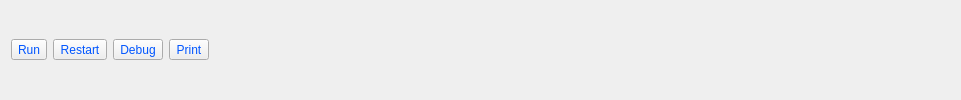
       <widget class="QWidget" name="tab_6">
        <attribute name="title">
         <string>Python 输入控制台</string>
        </attribute>
        <attribute name="toolTip">
         <string>&lt;!DOCTYPE HTML PUBLIC &quot;-//W3C//DTD HTML 4.0//EN&quot; &quot;http://www.w3.org/TR/REC-html40/strict.dtd&quot;&gt;
&lt;html&gt;&lt;head&gt;&lt;meta name=&quot;qrichtext&quot; content=&quot;1&quot; /&gt;&lt;style type=&quot;text/css&quot;&gt;
p, li { white-space: pre-wrap; }
&lt;/style&gt;&lt;/head&gt;&lt;body style=&quot; font-family:'SimSun'; font-size:9pt; font-weight:400; font-style:normal;&quot;&gt;
&lt;p style=&quot; margin-top:0px; margin-bottom:0px; margin-left:0px; margin-right:0px; -qt-block-indent:0; text-indent:0px;&quot;&gt;Python 控制台&lt;/p&gt;&lt;/body&gt;&lt;/html&gt;</string>
        </attribute>
        <layout class="QVBoxLayout" name="verticalLayout_6">
         <item>
          <layout class="QHBoxLayout" name="horizontalLayout_3">
           <item>
            <widget class="QToolButton" name="toolButton">
             <property name="toolTip">
              <string>Run</string>
             </property>
             <property name="styleSheet">
              <string notr="true">color: rgb(0, 85, 255);
font: 75 10pt &quot;Candara&quot;;</string>
             </property>
             <property name="text">
              <string>Run</string>
             </property>
             <property name="icon">
              <iconset>
               <normalon>:/ProjectImages/201211.ico</normalon>
              </iconset>
             </property>
             <property name="popupMode">
              <enum>QToolButton::InstantPopup</enum>
             </property>
             <property name="toolButtonStyle">
              <enum>Qt::ToolButtonIconOnly</enum>
             </property>
             <property name="autoRaise">
              <bool>false</bool>
             </property>
            </widget>
           </item>
           <item>
            <widget class="QToolButton" name="toolButton_2">
             <property name="toolTip">
              <string>Refresh</string>
             </property>
             <property name="styleSheet">
              <string notr="true">color: rgb(0, 85, 255);
font: 75 10pt &quot;Candara&quot;;</string>
             </property>
             <property name="text">
              <string>Restart</string>
             </property>
             <property name="icon">
              <iconset>
               <normalon>:/ProjectImages/refresh.png</normalon>
              </iconset>
             </property>
            </widget>
           </item>
           <item>
            <widget class="QToolButton" name="toolButton_3">
             <property name="toolTip">
              <string>Debug</string>
             </property>
             <property name="styleSheet">
              <string notr="true">color: rgb(0, 85, 255);
font: 75 10pt &quot;Candara&quot;;</string>
             </property>
             <property name="text">
              <string>Debug</string>
             </property>
             <property name="icon">
              <iconset>
               <normalon>:/ProjectImages/logout.png</normalon>
              </iconset>
             </property>
            </widget>
           </item>
           <item>
            <widget class="QToolButton" name="toolButton_print">
             <property name="toolTip">
              <string>Print</string>
             </property>
             <property name="styleSheet">
              <string notr="true">color: rgb(0, 85, 255);
font: 75 10pt &quot;Candara&quot;;</string>
             </property>
             <property name="text">
              <string>Print</string>
             </property>
             <property name="icon">
              <iconset>
               <normalon>:/ProjectImages/printer.png</normalon>
              </iconset>
             </property>
            </widget>
           </item>
           <item>
            <spacer name="horizontalSpacer_33">
             <property name="orientation">
              <enum>Qt::Horizontal</enum>
             </property>
             <property name="sizeHint" stdset="0">
              <size>
               <width>40</width>
               <height>20</height>
              </size>
             </property>
            </spacer>
           </item>
           <item>
            <spacer name="horizontalSpacer">
             <property name="orientation">
              <enum>Qt::Horizontal</enum>
             </property>
             <property name="sizeHint" stdset="0">
              <size>
               <width>30</width>
               <height>25</height>
              </size>
             </property>
            </spacer>
           </item>
           <item>
            <spacer name="horizontalSpacer_2">
             <property name="orientation">
              <enum>Qt::Horizontal</enum>
             </property>
             <property name="sizeHint" stdset="0">
              <size>
               <width>31</width>
               <height>25</height>
              </size>
             </property>
            </spacer>
           </item>
           <item>
            <spacer name="horizontalSpacer_3">
             <property name="orientation">
              <enum>Qt::Horizontal</enum>
             </property>
             <property name="sizeHint" stdset="0">
              <size>
               <width>30</width>
               <height>25</height>
              </size>
             </property>
            </spacer>
           </item>
           <item>
            <spacer name="horizontalSpacer_4">
             <property name="orientation">
              <enum>Qt::Horizontal</enum>
             </property>
             <property name="sizeHint" stdset="0">
              <size>
               <width>31</width>
               <height>25</height>
              </size>
             </property>
            </spacer>
           </item>
           <item>
            <spacer name="horizontalSpacer_5">
             <property name="orientation">
              <enum>Qt::Horizontal</enum>
             </property>
             <property name="sizeHint" stdset="0">
              <size>
               <width>30</width>
               <height>25</height>
              </size>
             </property>
            </spacer>
           </item>
           <item>
            <spacer name="horizontalSpacer_6">
             <property name="orientation">
              <enum>Qt::Horizontal</enum>
             </property>
             <property name="sizeHint" stdset="0">
              <size>
               <width>31</width>
               <height>25</height>
              </size>
             </property>
            </spacer>
           </item>
           <item>
            <spacer name="horizontalSpacer_7">
             <property name="orientation">
              <enum>Qt::Horizontal</enum>
             </property>
             <property name="sizeHint" stdset="0">
              <size>
               <width>30</width>
               <height>25</height>
              </size>
             </property>
            </spacer>
           </item>
           <item>
            <spacer name="horizontalSpacer_8">
             <property name="orientation">
              <enum>Qt::Horizontal</enum>
             </property>
             <property name="sizeHint" stdset="0">
              <size>
               <width>31</width>
               <height>25</height>
              </size>
             </property>
            </spacer>
           </item>
           <item>
            <spacer name="horizontalSpacer_9">
             <property name="orientation">
              <enum>Qt::Horizontal</enum>
             </property>
             <property name="sizeHint" stdset="0">
              <size>
               <width>30</width>
               <height>25</height>
              </size>
             </property>
            </spacer>
           </item>
           <item>
            <spacer name="horizontalSpacer_10">
             <property name="orientation">
              <enum>Qt::Horizontal</enum>
             </property>
             <property name="sizeHint" stdset="0">
              <size>
               <width>31</width>
               <height>25</height>
              </size>
             </property>
            </spacer>
           </item>
           <item>
            <spacer name="horizontalSpacer_11">
             <property name="orientation">
              <enum>Qt::Horizontal</enum>
             </property>
             <property name="sizeHint" stdset="0">
              <size>
               <width>30</width>
               <height>25</height>
              </size>
             </property>
            </spacer>
           </item>
           <item>
            <spacer name="horizontalSpacer_12">
             <property name="orientation">
              <enum>Qt::Horizontal</enum>
             </property>
             <property name="sizeHint" stdset="0">
              <size>
               <width>31</width>
               <height>25</height>
              </size>
             </property>
            </spacer>
           </item>
           <item>
            <spacer name="horizontalSpacer_13">
             <property name="orientation">
              <enum>Qt::Horizontal</enum>
             </property>
             <property name="sizeHint" stdset="0">
              <size>
               <width>30</width>
               <height>25</height>
              </size>
             </property>
            </spacer>
           </item>
           <item>
            <spacer name="horizontalSpacer_14">
             <property name="orientation">
              <enum>Qt::Horizontal</enum>
             </property>
             <property name="sizeHint" stdset="0">
              <size>
               <width>31</width>
               <height>25</height>
              </size>
             </property>
            </spacer>
           </item>
           <item>
            <spacer name="horizontalSpacer_15">
             <property name="orientation">
              <enum>Qt::Horizontal</enum>
             </property>
             <property name="sizeHint" stdset="0">
              <size>
               <width>30</width>
               <height>25</height>
              </size>
             </property>
            </spacer>
           </item>
           <item>
            <spacer name="horizontalSpacer_16">
             <property name="orientation">
              <enum>Qt::Horizontal</enum>
             </property>
             <property name="sizeHint" stdset="0">
              <size>
               <width>31</width>
               <height>25</height>
              </size>
             </property>
            </spacer>
           </item>
           <item>
            <spacer name="horizontalSpacer_17">
             <property name="orientation">
              <enum>Qt::Horizontal</enum>
             </property>
             <property name="sizeHint" stdset="0">
              <size>
               <width>30</width>
               <height>25</height>
              </size>
             </property>
            </spacer>
           </item>
           <item>
            <spacer name="horizontalSpacer_18">
             <property name="orientation">
              <enum>Qt::Horizontal</enum>
             </property>
             <property name="sizeHint" stdset="0">
              <size>
               <width>31</width>
               <height>25</height>
              </size>
             </property>
            </spacer>
           </item>
           <item>
            <spacer name="horizontalSpacer_19">
             <property name="orientation">
              <enum>Qt::Horizontal</enum>
             </property>
             <property name="sizeHint" stdset="0">
              <size>
               <width>30</width>
               <height>25</height>
              </size>
             </property>
            </spacer>
           </item>
           <item>
            <spacer name="horizontalSpacer_20">
             <property name="orientation">
              <enum>Qt::Horizontal</enum>
             </property>
             <property name="sizeHint" stdset="0">
              <size>
               <width>31</width>
               <height>25</height>
              </size>
             </property>
            </spacer>
           </item>
           <item>
            <spacer name="horizontalSpacer_21">
             <property name="orientation">
              <enum>Qt::Horizontal</enum>
             </property>
             <property name="sizeHint" stdset="0">
              <size>
               <width>30</width>
               <height>25</height>
              </size>
             </property>
            </spacer>
           </item>
           <item>
            <spacer name="horizontalSpacer_22">
             <property name="orientation">
              <enum>Qt::Horizontal</enum>
             </property>
             <property name="sizeHint" stdset="0">
              <size>
               <width>30</width>
               <height>25</height>
              </size>
             </property>
            </spacer>
           </item>
           <item>
            <spacer name="horizontalSpacer_23">
             <property name="orientation">
              <enum>Qt::Horizontal</enum>
             </property>
             <property name="sizeHint" stdset="0">
              <size>
               <width>31</width>
               <height>25</height>
              </size>
             </property>
            </spacer>
           </item>
          </layout>
         </item>
        </layout>
       </widget>
